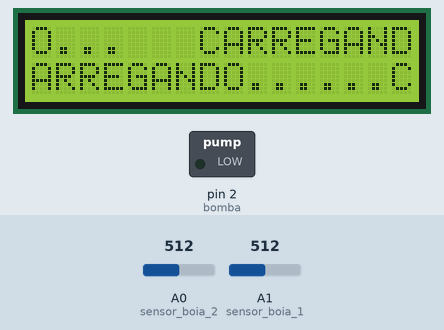
Simulated run of this sketch. Board: Arduino Uno, built with avr-gcc and run on an emulated ATmega328P. Shown: 16×2 character LCD, switched loads named in the sketch (green lamp = pin HIGH). The inputs (shaded band) are chosen by the test bench; at power-on: A0 (sensor_boia_2) = 512, A1 (sensor_boia_1) = 512. What the sketch prints to the serial monitor is not drawn.

Above: at 1.5 s.
At 5.2 s:
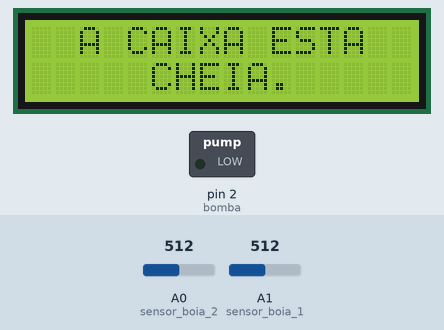
5.3 s: A0 (sensor_boia_2) set to 107
8.3 s: A0 (sensor_boia_2) set to 90
At 10.2 s:
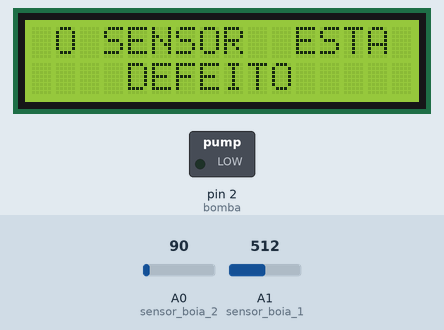
11.3 s: A1 (sensor_boia_1) set to 110
14.3 s: A1 (sensor_boia_1) set to 93
At 16.0 s:
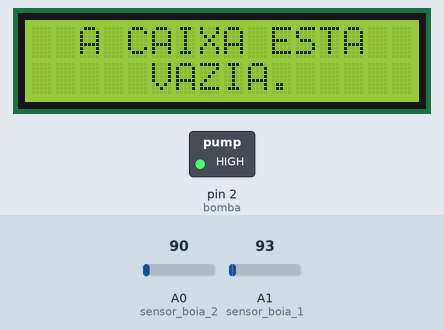
17.3 s: A0 (sensor_boia_2) set to 110
At 20.1 s:
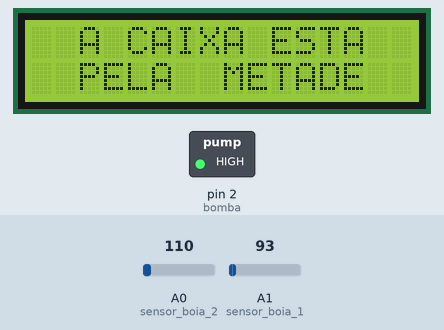
20.4 s: A0 (sensor_boia_2) set to 0
At 21.7 s:
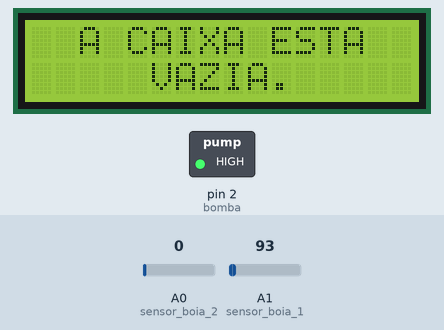
Timing chart, 0 to 23.4 s (numbered marks = the images above; inputs shaded):
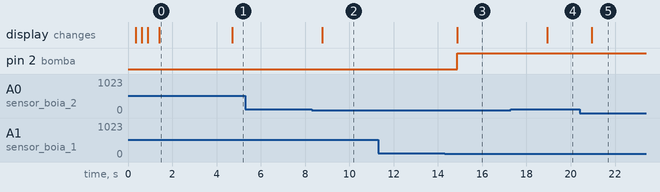

The sketch:

tanque_da_alegria3.ino
```cpp
#include <Wire.h>
#include <LiquidCrystal_I2C.h>

#define sensor_boia_1 A1
#define sensor_boia_2 A0
#define bomba 2

int controle;

int sensor1;
int sensor2;
int totaldeleitura = 0;

  // Inicializa o display no endereco 0x27
  LiquidCrystal_I2C lcd(0x27,2,1,0,4,5,6,7,3, POSITIVE);


  void setup() {

  lcd.begin (16,2);
  lcd.setBacklight(HIGH);

// put your setup code here, to run once:
  pinMode(sensor_boia_1,INPUT_PULLUP);
  pinMode(sensor_boia_2,INPUT_PULLUP);
  pinMode(bomba, OUTPUT);
  Serial.begin(9600);

  lcd.setCursor(0,0);
  lcd.print(" NIVEL DE CAIXA ");
  lcd.setCursor(0,1);
  lcd.print("CARREGANDO.    ");
  delay(250);
  lcd.print("CARREGANDO..    ");
  delay(250);
  lcd.print("CARREGANDO...   ");
  delay(250);
  lcd.print("CARREGANDO....  ");
  delay(250);
  lcd.print("CARREGANDO..... ");
  delay(250);
  lcd.print("CARREGANDO......");
  delay(250);
  Serial.println("LEITOR DE CAIXA D'AGUA");
  Serial.println("CARREGANDO");
  digitalWrite(bomba, LOW);
  delay(1000);

}

void loop() {

delay(2000);

// faz as leituras maxima e minima das boias:
  int leitura_sens_Max=analogRead(sensor_boia_1);
  int leitura_sens_Min=analogRead(sensor_boia_2);
  //////////////////////////////////////////////////////////////////////////////////////////////////
  if(leitura_sens_Max<100){
    sensor1=1;
  }else{
    sensor1=0;
  }
  if(leitura_sens_Min<100){
    sensor2=1;
  }else{
    sensor2=0;
  }
  //////////////////////////////////////////////////////////////////////////////////////////////////
   if((sensor1==0)and(sensor2==0)){
    //tanque cheio
    Serial.println( "A CAIXA D'AGUA ESTA CHEIA.");
    lcd.setCursor(0,0);
    lcd.print("  A CAIXA ESTA  ");
    lcd.setCursor(0,1);
    lcd.print("     CHEIA.     ");
    digitalWrite(bomba, LOW);
  }

  if((sensor1==0)and(sensor2==1)){
    //erro
    Serial.println( "PROBLEMA EM UM DOS SENSORES");
    Serial.println( "LIGUE PARA ASSISTENCIA (83)3033-3391 ");
    lcd.setCursor(0,0);
    lcd.print(" O SENSOR  ESTA ");
    lcd.setCursor(0,1);
    lcd.print("    DEFEITO     ");
    digitalWrite(bomba, LOW);
  }

  if((sensor1==1)and(sensor2==0)){
    //leitura media
    Serial.println( "A CAIXA D'AGUA ESTA EM UM NIVEL INTERMEDIARIO.");
    lcd.setCursor(0,0);
    lcd.print("  A CAIXA ESTA  ");
    lcd.setCursor(0,1);
    lcd.print("  PELA  METADE  ");
  }

   if((sensor1==1)and(sensor2==1)){
    //vazio
    Serial.println( "A CAIXA D'AGUA ESTA EM UM NIVEL CRITICO.");
    lcd.setCursor(0,0);
    lcd.print("  A CAIXA ESTA  ");
    lcd.setCursor(0,1);
    lcd.print("     VAZIA.     ");
    digitalWrite(bomba, HIGH);
  }

/*
  Serial.print("O total de leitura e = ");
  totaldeleitura ++;
  Serial.println(totaldeleitura);
  Serial.println(" ");

  Serial.println(" ");
  Serial.print("Sensor de cima e = ");
  Serial.print(leitura_sens_Max);
  Serial.print(" e o Sensor de baixo e = ");
  Serial.print(leitura_sens_Min);
  Serial.print(" O valor do sensor de cima e = ");
  Serial.print(sensor1);
  Serial.print(" E valor do sensor de baixo e = ");
  Serial.println(sensor2);
  Serial.println(" ");  */


}
```

Measured:
- the behaviour switches between 100 and 99 on A0 (sensor_boia_2) (found by bisection; images 1 and 2)
- the behaviour switches between 100 and 99 on A1 (sensor_boia_1) (found by bisection; images 2 and 3)
- after the input at 5.3 s, every drawn part: stays the same
- after the input at 8.3 s, the display: changes after 0.46 s (image 2)
- after the input at 11.3 s, every drawn part: stays the same
- after the input at 14.3 s, pin 2 (bomba): LOW → HIGH after 0.57 s; the display: changes after 0.57 s (image 3)
- after the input at 17.3 s, the display: changes after 1.6 s (image 4)
- after the input at 20.4 s, the display: changes after 0.56 s (image 5)
- what the display in image 0 shows lasts 3.3 s, from 1.4 s to 4.7 s
